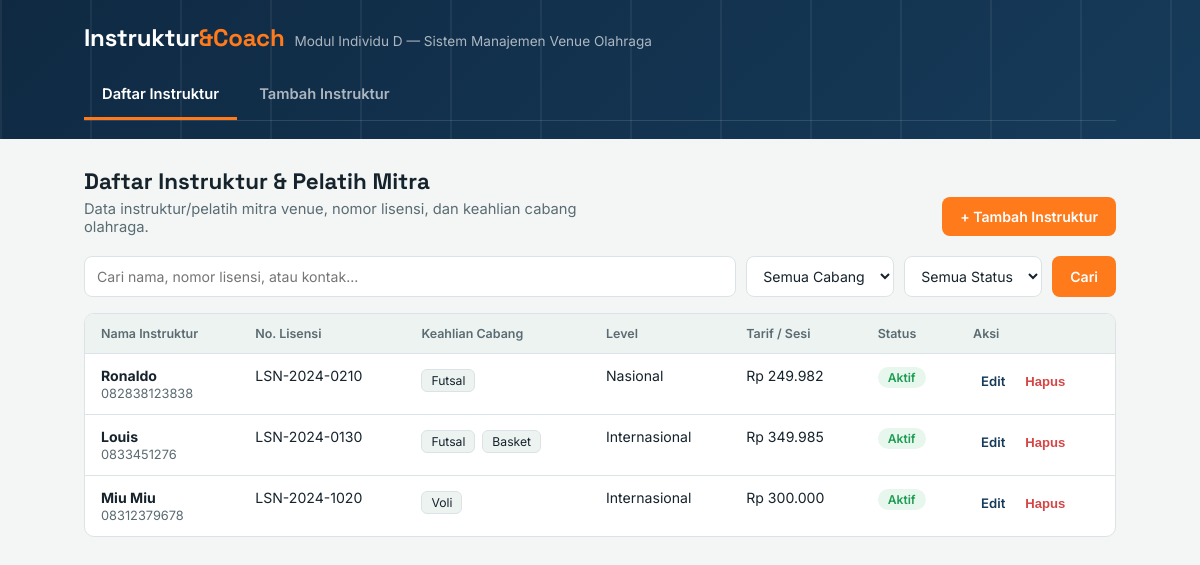
The page / on the database its author committed.
### tables this page shows
CREATE TABLE `instruktur` (
  `id` int(11) NOT NULL,
  `nama` varchar(100) NOT NULL,
  `nomor_lisensi` varchar(50) NOT NULL,
  `level_sertifikasi` enum('Daerah','Nasional','Internasional') NOT NULL,
  `cabang` varchar(255) NOT NULL,
  `telepon` varchar(20) NOT NULL,
  `tarif` int(11) NOT NULL,
  `status` enum('Aktif','Nonaktif') NOT NULL DEFAULT 'Aktif',
  `tanggal_gabung` date DEFAULT NULL,
  `catatan` text DEFAULT NULL
);

### index.php (the view, shortened to what this page needs)
<?php
require 'koneksi.php';
function e($s){ return htmlspecialchars((string)$s, ENT_QUOTES, 'UTF-8'); }
$q      = trim($_GET['q'] ?? '');
$where = []; $params = []; $types = '';
$sql = "SELECT * FROM instruktur"
     . ($where ? " WHERE " . implode(' AND ', $where) : "")
     . " ORDER BY id DESC";
$stmt = $conn->prepare($sql);
$stmt->execute();
$rows = $stmt->get_result();
?>
<!DOCTYPE html>
<html lang="id">
<head>
<link rel="stylesheet" href="style.css">
</head>
<body>
<div class="topbar">
  <div class="topbar-inner">
    <div class="brand">
      <div class="mark">Instruktur<span>&Coach</span></div>
      <div class="sub">Modul Individu D — Sistem Manajemen Venue Olahraga</div>
    </div>
    <nav class="tabs">
      <a href="index.php" class="active">Daftar Instruktur</a>
      <a href="form.php">Tambah Instruktur</a>
    </nav>
  </div>
</div>
<main>
  <div class="page-head">
    <div>
      <h1 class="page-title">Daftar Instruktur & Pelatih Mitra</h1>
      <p class="page-desc">Data instruktur/pelatih mitra venue, nomor lisensi, dan keahlian cabang olahraga.</p>
    </div>
    <a href="form.php" class="btn btn-primary">+ Tambah Instruktur</a>
  </div>
  <form class="toolbar" method="get" action="index.php">
    <input type="text" name="q" placeholder="Cari nama, nomor lisensi, atau kontak..." value="<?= e($q) ?>">
    <select name="cabang">
      <option value="">Semua Cabang</option>
    </select>
    <select name="status">
      <option value="">Semua Status</option>
    </select>
    <button type="submit" class="btn btn-primary">Cari</button>
  </form>
  <div class="table-wrap">
    <table>
      <thead>
        <tr>
          <th>Nama Instruktur</th>
          <th>No. Lisensi</th>
          <th>Keahlian Cabang</th>
          <th>Level</th>
          <th>Tarif / Sesi</th>
          <th>Status</th>
          <th>Aksi</th>
        </tr>
      </thead>
      <tbody>
        <?php while ($d = $rows->fetch_assoc()): ?>
        <tr>
          <td class="name-cell">
            <strong><?= e($d['nama']) ?></strong>
            <span><?= e($d['telepon']) ?></span>
          </td>
          <td><?= e($d['nomor_lisensi']) ?></td>
          <td>
            <?php foreach (explode(', ', $d['cabang']) as $c): ?>
              <span class="pill"><?= e($c) ?></span>
            <?php endforeach; ?>
          </td>
          <td><?= e($d['level_sertifikasi']) ?></td>
          <td>Rp <?= number_format($d['tarif'], 0, ',', '.') ?></td>
          <td><span class="badge badge-<?= strtolower($d['status']) ?>"><?= e($d['status']) ?></span></td>
          <td>
            <a class="btn-edit-text" href="form.php?id=<?= (int)$d['id'] ?>">Edit</a>
            <form method="post" style="display:inline">
              <button type="submit" class="btn-danger-text">Hapus</button>
            </form>
          </td>
        </tr>
        <?php endwhile; ?>
      </tbody>
    </table>
  </div>
</main>
</body>
</html>

### style.css (style rules this page uses)
:root { box-sizing: border-box; --navy: #0F2942; --navy-2: #163B5A; --orange: #FF7A1A; --orange-dark: #E0640A; --green: #1F9D55; --green-bg: #E7F7ED; --red: #D64545; --red-bg: #FBEAEA; --line: #DCE3E6; --bg: #F3F6F5; --surface: #FFFFFF; --text: #16232C; --text-soft: #5A6B72; --court: #EDF3F1; --radius: 10px; }
* { box-sizing: border-box; }
body { margin:0; background: var(--bg); color: var(--text); font-family: 'Inter', system-ui, sans-serif; -webkit-font-smoothing: antialiased; }
.topbar { background: linear-gradient(135deg, var(--navy) 0%, var(--navy-2) 100%); color: #fff; position: relative; overflow: hidden; }
.topbar::before { content:""; position:absolute; inset:0; background: repeating-linear-gradient(90deg, rgba(255,255,255,0.06) 0 2px, transparent 2px 90px); pointer-events:none; }
.topbar-inner { max-width: 1080px; margin: 0 auto; padding: 22px 24px 18px 24px; position: relative; }
.brand { display:flex; align-items:baseline; gap:10px; flex-wrap:wrap; }
.brand .mark { font-family:'Space Grotesk', sans-serif; font-weight:700; font-size: 1.5rem; letter-spacing: -0.01em; }
.brand .mark span { color: var(--orange); }
.brand .sub { font-size: 0.85rem; color: rgba(255,255,255,0.65); }
nav.tabs { display:flex; gap: 4px; margin-top: 20px; border-bottom: 1px solid rgba(255,255,255,0.12); }
nav.tabs a { color: rgba(255,255,255,0.65); text-decoration:none; font-family:'Inter', sans-serif; font-weight: 600; font-size: 0.92rem; padding: 12px 18px 14px; display:inline-block; border-bottom: 3px solid transparent; transition: color .15s ease, border-color .15s ease; }
nav.tabs a.active { color:#fff; border-bottom-color: var(--orange); }
main { max-width: 1080px; margin: 0 auto; padding: 28px 24px 60px; }
.page-head { display:flex; justify-content:space-between; align-items:flex-end; gap: 16px; flex-wrap: wrap; margin-bottom: 20px; }
h1.page-title { font-family:'Space Grotesk', sans-serif; font-size: 1.4rem; margin: 0 0 4px; }
p.page-desc { margin:0; color: var(--text-soft); font-size: 0.92rem; max-width: 56ch; }
.btn { appearance:none; border:none; border-radius: 8px; padding: 11px 18px; font-family:'Inter', sans-serif; font-weight: 600; font-size: 0.88rem; cursor:pointer; text-decoration:none; display:inline-block; transition: transform .1s ease, background .15s ease; white-space: nowrap; }
.btn-primary { background: var(--orange); color:#fff; }
.btn-danger-text { background:none; color: var(--red); border:none; font-weight:600; cursor:pointer; padding:6px 8px; font-size:0.82rem; }
.btn-edit-text { background:none; color: var(--navy-2); border:none; text-decoration:none; font-weight:600; cursor:pointer; padding:6px 8px; font-size:0.82rem; display:inline-block; }
.toolbar { display:flex; gap:10px; flex-wrap: wrap; margin-bottom: 16px; }
.toolbar input[type="text"], .toolbar select { font-family:'Inter', sans-serif; font-size: 0.88rem; padding: 10px 12px; border-radius: 8px; border: 1px solid var(--line); background: var(--surface); color: var(--text); }
.toolbar input[type="text"] { flex: 1 1 220px; }
.toolbar select { flex: 0 0 auto; }
.table-wrap { background: var(--surface); border: 1px solid var(--line); border-radius: var(--radius); overflow-x: auto; }
table { width: 100%; border-collapse: collapse; font-size: 0.88rem; min-width: 720px; }
thead th { text-align:left; padding: 12px 16px; background: var(--court); color: var(--text-soft); font-weight: 600; font-size: 0.78rem; border-bottom: 1px solid var(--line); white-space: nowrap; }
tbody td { padding: 13px 16px; border-bottom: 1px solid var(--line); vertical-align: top; }
tbody tr:last-child td { border-bottom:none; }
.name-cell strong { display:block; }
.name-cell span { color: var(--text-soft); font-size: 0.8rem; }
.badge { display:inline-block; padding: 3px 10px; border-radius: 999px; font-size: 0.76rem; font-weight: 600; }
.badge-aktif { background: var(--green-bg); color: var(--green); }
.pill { display:inline-block; padding: 3px 9px; border-radius: 6px; background: var(--court); border: 1px solid var(--line); font-size: 0.76rem; margin: 2px 3px 0 0; }

### rows shown on the page
instruktur: nama "Ronaldo", telepon "082838123838", nomor_lisensi "LSN-2024-0210", cabang "Futsal", level_sertifikasi "Nasional", tarif "249.982", status "Aktif"
instruktur: nama "Louis", telepon "0833451276", nomor_lisensi "LSN-2024-0130", cabang "Futsal", cabang "Basket", level_sertifikasi "Internasional", tarif "349.985", status "Aktif"
instruktur: nama "Miu Miu", telepon "08312379678", nomor_lisensi "LSN-2024-1020", cabang "Voli", level_sertifikasi "Internasional", tarif "300.000", status "Aktif"
